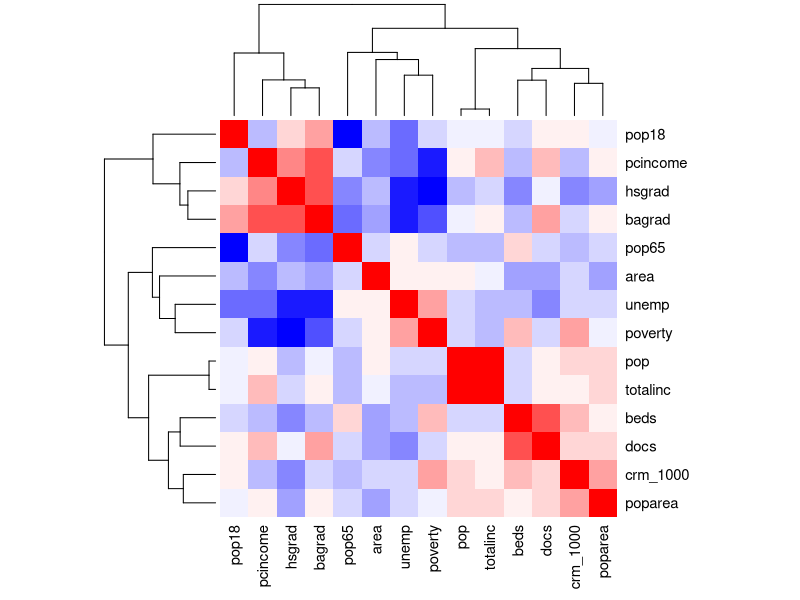
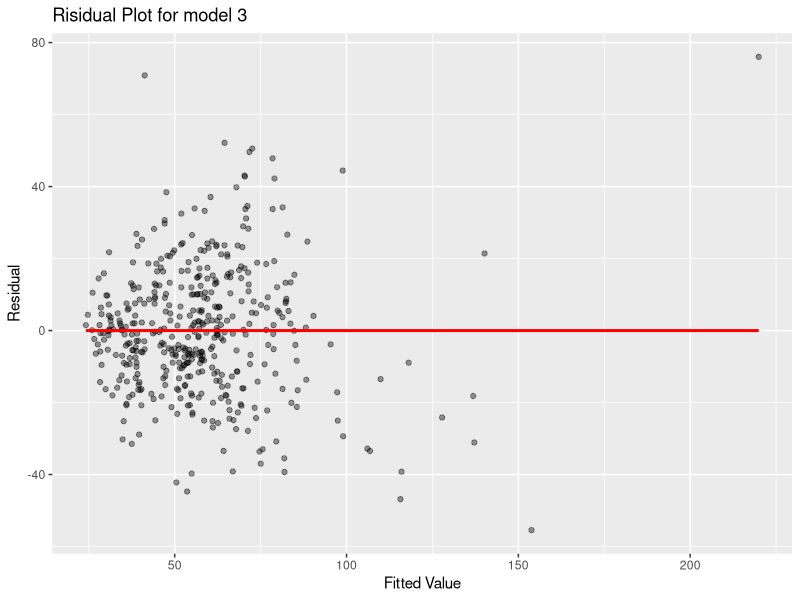
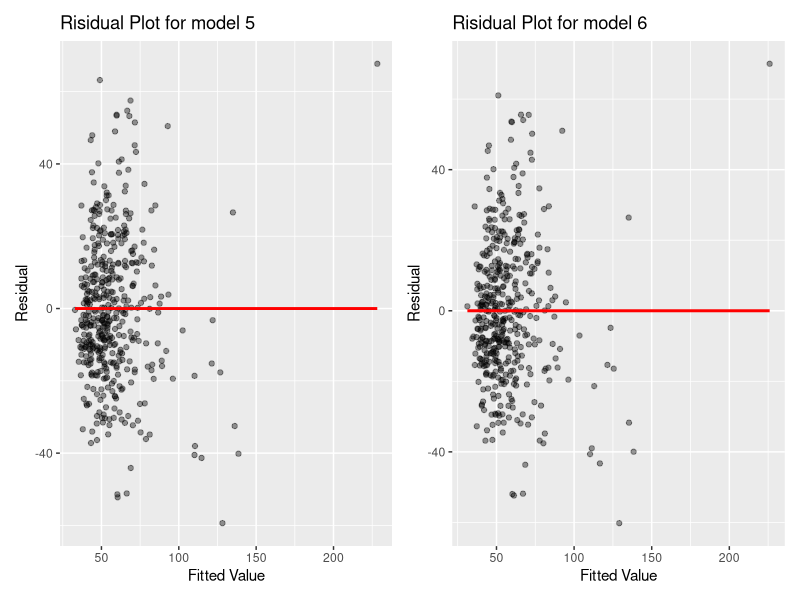
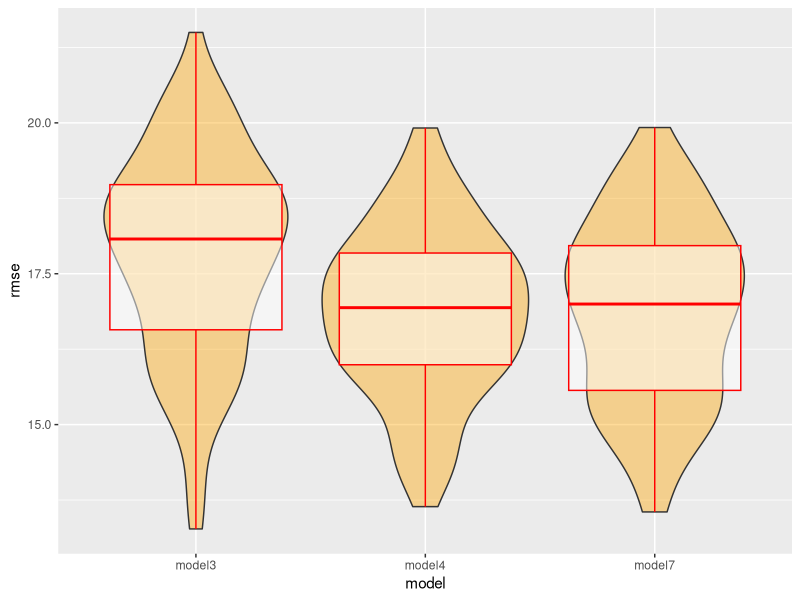
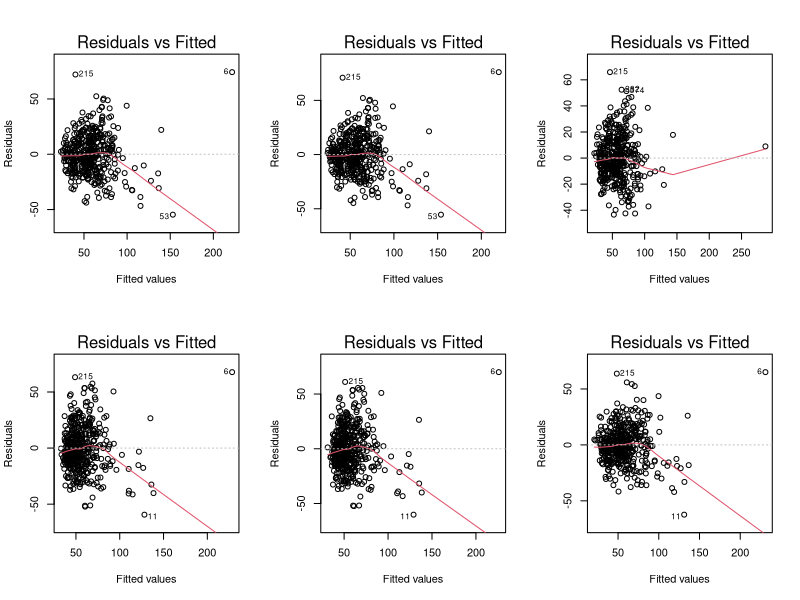
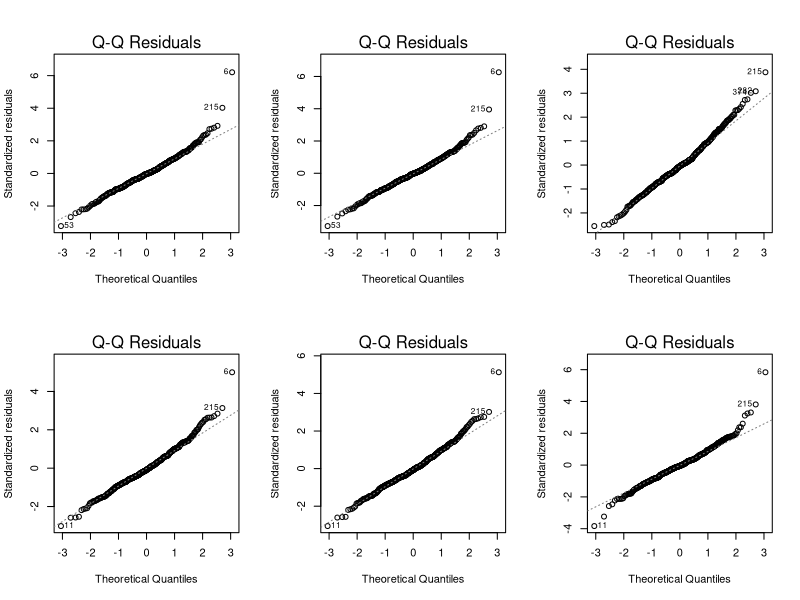
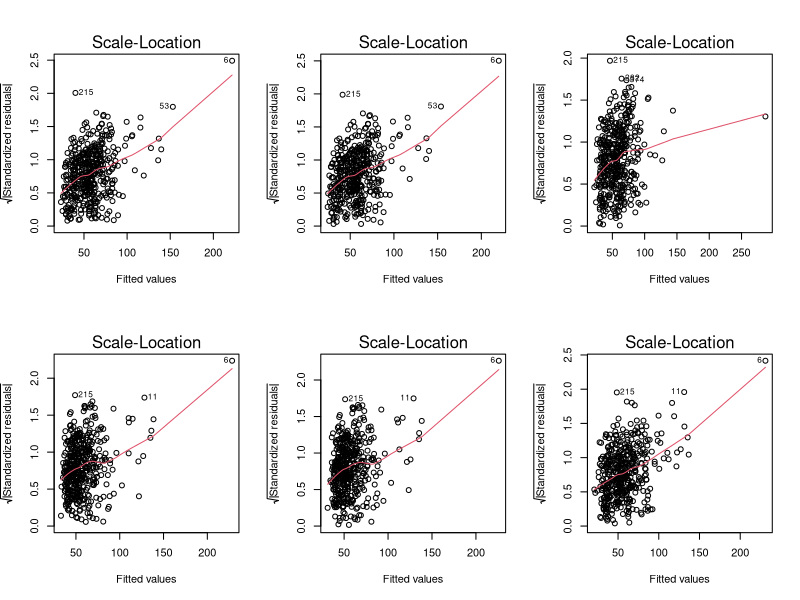
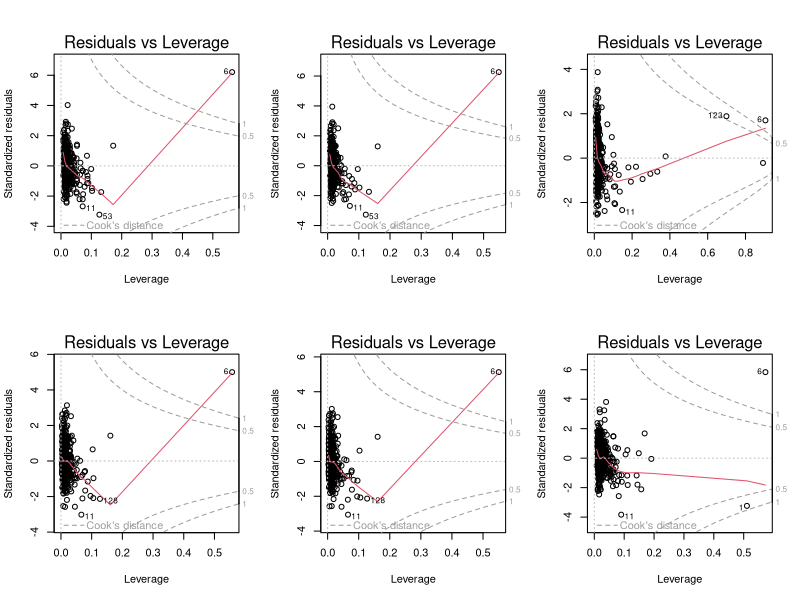

Source code (R) for these figures, in order:
## ---- chunk 1
library(tidyverse)
library(modelr)
library(patchwork)

cdi = read.csv("./data/cdi.csv")
## ---- chunk 2
cdi = 
  cdi %>% 
  mutate(
    # crm_1000 is already generated in Xiao's part
    crm_1000 = crimes/pop * 1000,
    poparea = pop/area,
    docs = docs/pop * 1000,
    beds = beds/pop * 1000,
    # mutatation for the region needs to stay here (not in Xiao's part)
    region = as.factor(region)
  ) %>% 
  select(-id,-cty,-state,-crimes)
## ---- chunk 3
model1 = lm(crm_1000 ~ ., data = cdi)

broom::tidy(model1) %>% 
  knitr::kable()
## ---- chunk 4
res = cor(cdi %>% select(-region))
round(res, 2) %>%
  knitr::kable()

# plot the heatmap
col <- colorRampPalette(c("blue", "white", "red"))(20)
heatmap(x = res, col = col, symm = TRUE)
## ---- chunk 5
model2 = lm(crm_1000 ~ pop18 + pcincome + hsgrad + pop65 + poverty + beds + poparea + region, data = cdi)

broom::tidy(model2) %>% 
  knitr::kable()
## ---- chunk 6
mult.fit = lm(crm_1000 ~ pop18 + pcincome + hsgrad + pop65 + poverty + beds + poparea + region, data = cdi)
step(mult.fit, direction = "both")

# Obtain a new model 3
model3 = lm(crm_1000 ~ pop18 + pcincome + poverty + beds + poparea + region, data = cdi)

broom::tidy(model3) %>% 
  knitr::kable()
## ---- chunk 7
cdi %>% 
  add_predictions(model3) %>% 
  add_residuals(model3) %>% 
  ggplot(aes(x = pred, y = resid)) +
  geom_point(alpha = 0.4) + 
  geom_smooth(se = F, color = "red", method = "lm") +
  labs(title = "Risidual Plot for model 3",
       x = "Fitted Value", 
       y = "Residual")
## ---- chunk 8
mult.fit = lm(crm_1000 ~ pop18 + pcincome + poverty + beds + poparea + region + poparea*poverty + poparea*region + poverty*region + beds*poparea + beds*region + beds*poverty, data = cdi)
step(mult.fit, direction = "both")

model4 = lm(crm_1000 ~ pop18 + pcincome + poverty + beds + poparea + region + poparea*region + poparea*poverty + poparea*beds, data = cdi)

broom::tidy(model4) %>% 
  knitr::kable()
## ---- chunk 9
model5 = lm(crm_1000 ~ pop18 + beds + hsgrad + poverty + unemp + pcincome + poparea, data = cdi)

broom::tidy(model5) %>% 
  knitr::kable()
## ---- chunk 10
mult.fit = lm(crm_1000 ~ pop18 + beds + hsgrad + poverty + unemp + pcincome + poparea, data = cdi)
step(mult.fit, direction = "both")

model6 = lm(crm_1000 ~ pop18 + beds + poverty + unemp + pcincome + poparea, data = cdi)

broom::tidy(model6) %>% 
  knitr::kable()
## ---- chunk 11
res5 = 
  cdi %>% 
  add_predictions(model5) %>% 
  add_residuals(model5) %>% 
  ggplot(aes(x = pred, y = resid)) +
  geom_point(alpha = 0.4) + 
  geom_smooth(se = F, color = "red", method = "lm") +
  labs(title = "Risidual Plot for model 5",
       x = "Fitted Value", 
       y = "Residual")

res6 = 
  cdi %>% 
  add_predictions(model6) %>% 
  add_residuals(model6) %>% 
  ggplot(aes(x = pred, y = resid)) +
  geom_point(alpha = 0.4) + 
  geom_smooth(se = F, color = "red", method = "lm") +
  labs(title = "Risidual Plot for model 6",
       x = "Fitted Value", 
       y = "Residual")

res5 + res6
## ---- chunk 12
# Use step-wise regression to try to find a mlr model
mult.fit = lm(crm_1000 ~ ., data = cdi)
step(mult.fit, direction = "both")
## ---- chunk 13
model7 = lm(crm_1000 ~ pop + pop18 + beds + hsgrad + bagrad + poverty + pcincome + totalinc + poparea + region, data = cdi)

broom::tidy(model7) %>% 
  knitr::kable()
## ---- chunk 14
# I've only chose model 3, 4, 7 here to compare their RMSE values
cv = crossv_mc(cdi, 100) %>% 
    mutate(
    train = map(train, as_tibble),
    test = map(test, as_tibble)
  ) %>% 
  mutate(
    model_3 = map(train, ~lm(crm_1000 ~ pop18 + pcincome + poverty + beds + poparea + region, data = cdi)),
    model_4 = map(train, ~lm(crm_1000 ~ pop18 + pcincome + poverty + beds + poparea + region + poparea*region + poparea*poverty + poparea*beds, data = cdi)),
    model_7 = map(train, ~lm(crm_1000 ~ pop + pop18 + beds + hsgrad + bagrad + poverty + pcincome + totalinc + poparea + region, data = cdi))) %>% 
  mutate(
    rmse_model3 = map2_dbl(model_3, test, ~rmse(model = .x, data = .y)),
    rmse_model4 = map2_dbl(model_4, test, ~rmse(model = .x, data = .y)),
    rmse_model7 = map2_dbl(model_7, test, ~rmse(model = .x, data = .y))
    )

cv %>% 
  select(starts_with("rmse")) %>% 
  pivot_longer(
    everything(),
    names_to = "model",
    values_to = "rmse",
    names_prefix = "rmse_" 
  ) %>% 
  ggplot(aes(x = model, y = rmse)) +  geom_violin(fill = "orange",alpha = 0.4) +
  geom_boxplot(alpha = 0.5, color = "red") 

## ---- chunk 15
par(mfrow = c(2,3))

plot(model2, which = 1)
plot(model3, which = 1)
plot(model4, which = 1)
plot(model5, which = 1)
plot(model6, which = 1)
plot(model7, which = 1)
## ---- chunk 16
par(mfrow = c(2,3))

plot(model2, which = 2)
plot(model3, which = 2)
plot(model4, which = 2)
plot(model5, which = 2)
plot(model6, which = 2)
plot(model7, which = 2)
## ---- chunk 17
par(mfrow = c(2,3))

plot(model2, which = 3)
plot(model3, which = 3)
plot(model4, which = 3)
plot(model5, which = 3)
plot(model6, which = 3)
plot(model7, which = 3)
## ---- chunk 18
par(mfrow = c(2,3))

plot(model2, which = 5)
plot(model3, which = 5)
plot(model4, which = 5)
plot(model5, which = 5)
plot(model6, which = 5)
plot(model7, which = 5)
